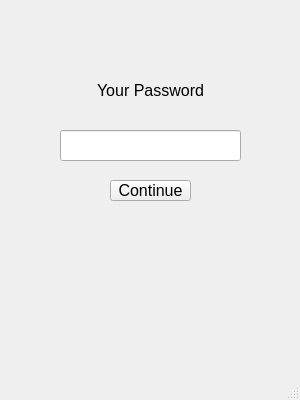
<?xml version="1.0" encoding="UTF-8"?>
<ui version="4.0">
 <class>MainWindow</class>
 <widget class="QMainWindow" name="MainWindow">
  <property name="geometry">
   <rect>
    <x>0</x>
    <y>0</y>
    <width>300</width>
    <height>400</height>
   </rect>
  </property>
  <property name="windowTitle">
   <string>MainWindow</string>
  </property>
  <widget class="QWidget" name="centralwidget">
   <widget class="QPushButton" name="pushButton">
    <property name="geometry">
     <rect>
      <x>110</x>
      <y>180</y>
      <width>81</width>
      <height>21</height>
     </rect>
    </property>
    <property name="font">
     <font>
      <pointsize>12</pointsize>
     </font>
    </property>
    <property name="text">
     <string>Continue</string>
    </property>
   </widget>
   <widget class="QLineEdit" name="lineEdit">
    <property name="geometry">
     <rect>
      <x>60</x>
      <y>130</y>
      <width>181</width>
      <height>31</height>
     </rect>
    </property>
   </widget>
   <widget class="QLabel" name="label">
    <property name="geometry">
     <rect>
      <x>30</x>
      <y>70</y>
      <width>241</width>
      <height>41</height>
     </rect>
    </property>
    <property name="font">
     <font>
      <pointsize>12</pointsize>
     </font>
    </property>
    <property name="layoutDirection">
     <enum>Qt::LeftToRight</enum>
    </property>
    <property name="text">
     <string>Your Password</string>
    </property>
    <property name="alignment">
     <set>Qt::AlignCenter</set>
    </property>
   </widget>
  </widget>
  <widget class="QMenuBar" name="menubar">
   <property name="geometry">
    <rect>
     <x>0</x>
     <y>0</y>
     <width>300</width>
     <height>18</height>
    </rect>
   </property>
  </widget>
  <widget class="QStatusBar" name="statusbar"/>
 </widget>
 <resources/>
 <connections/>
</ui>
